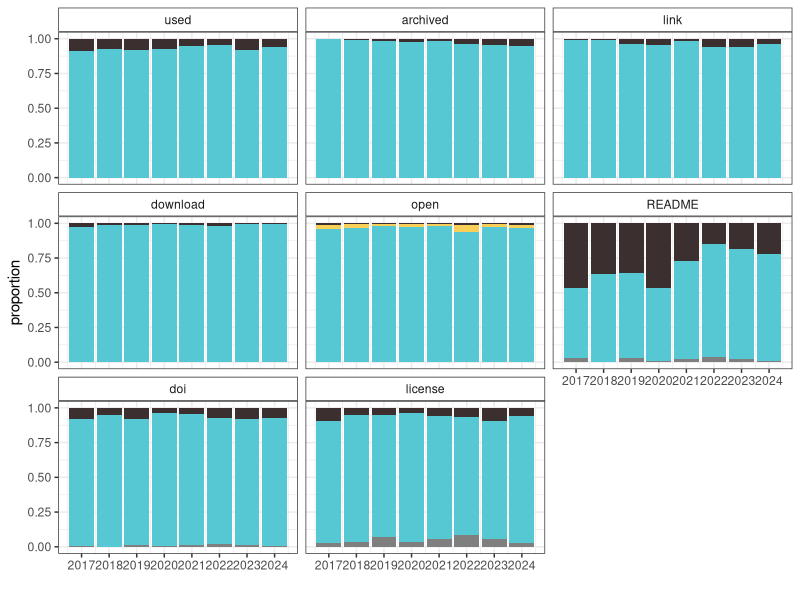
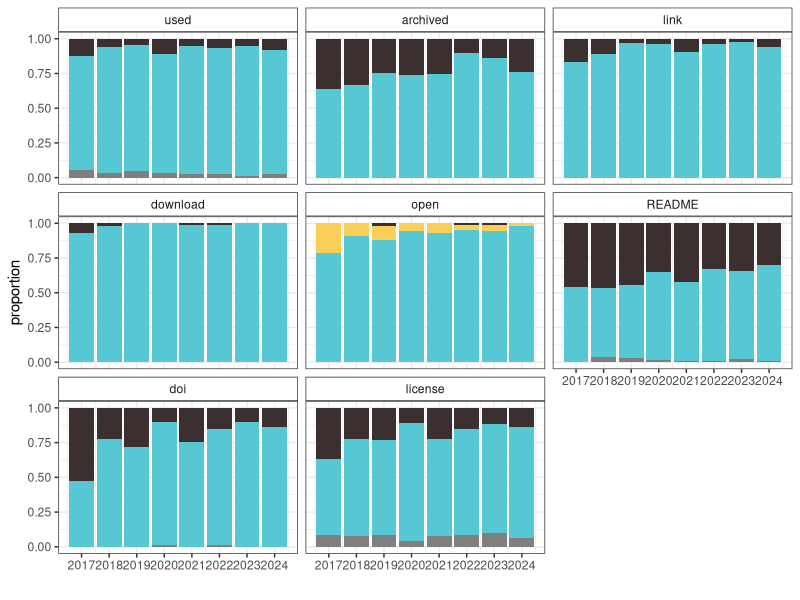
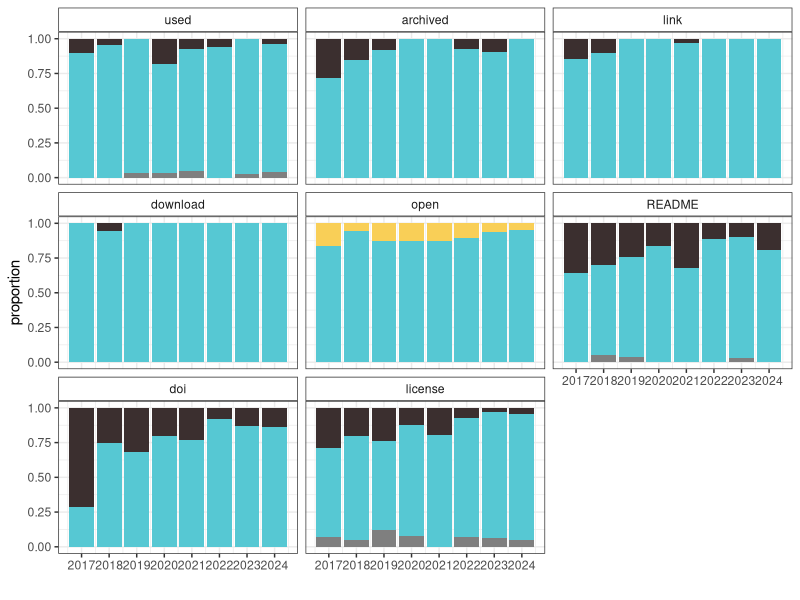
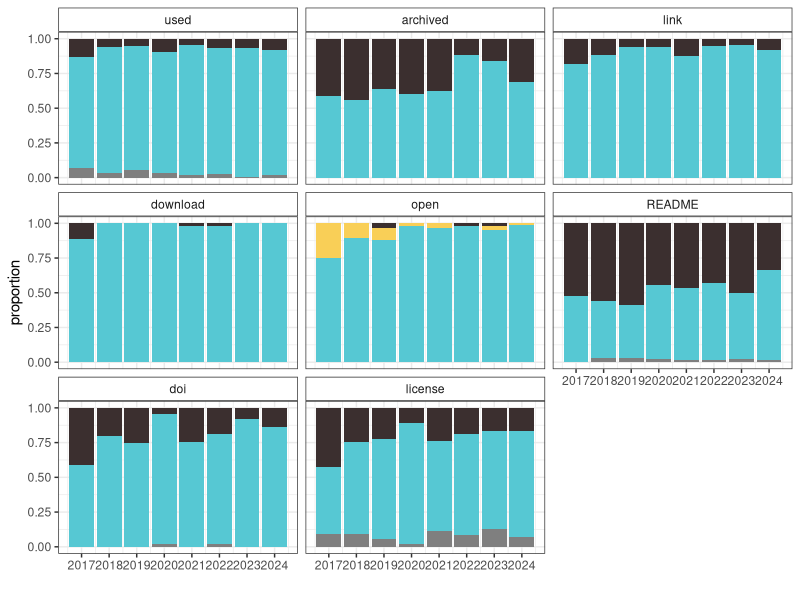

Write R code to recreate these figures, in order.
# Through time figures for the supplemental

# Load libraries
library(tidyverse)
library(patchwork)

# Build colour scheme for the journals
journal_cols <- c("#A2DACC", # ESE
                  "#EDC04E", # Functional Ecology
                  "#45B599", # J Applied Ecology
                  "#AC92ED", # J Animal Ecology
                  "#AECEF6", # J Ecology
                  "#e3626f", # MEE
                  "#DDAC93") # People and Nature

# Read in the data
papers <- read_csv("data/BES-data-code-hackathon-cleaned_2025-12-01.csv")

#--------------------------------------
# How have things changed through time?
#--------------------------------------
# DATA
#--------------------------------------
# Create a long dataframe for plotting
time_data <- 
  papers %>%
  # Select just variables of interest
  select(year_published, data_used, data_availability, data_link, data_download,
         data_open, data_doi, data_license, data_README) %>%
  # Recode as appropriate to clean options up a bit
  mutate(data_availability = case_when(data_availability == "No, but they are available on request" ~ "No",
                                       TRUE ~ as.character(data_availability))) %>%
  mutate(data_download = case_when(data_download == "No, because the data are embargoed" ~ "No",
                                   data_download == "Yes, but not all data" ~ "Yes",
                                   TRUE ~ as.character(data_download))) %>%
  mutate(data_open = case_when(data_open == "Needs specific software or too large" ~ "Maybe",
                               data_open == "Yes, but not all files" ~ "Yes",
                               TRUE ~ as.character(data_open))) %>%
  mutate(data_README = case_when(data_README == "Quasi-README" ~ "Yes",
                              TRUE ~ as.character(data_README))) %>%
  mutate(data_doi = case_when(data_doi == "Yes, but not for all data archived" ~ "Yes",
                              data_doi == "Yes, but DOI not found/incorrect" ~ "No",
                              TRUE ~ as.character(data_doi))) %>%
  mutate(data_license = case_when(data_license == "Yes, but not for all data archived" ~ "Yes",
                                  TRUE ~ as.character(data_license))) %>%
  # Reshape to make columns into rows 
  pivot_longer(c(data_used:data_README), names_to = "var") %>%
  # change the names so they look better on the plots
  mutate(var = case_when(var == "data_used" ~ "used",
                         var == "data_availability" ~ "archived",
                         var == "data_link" ~ "link",
                         var == "data_download" ~ "download",
                         var == "data_open" ~ "open",
                         var == "data_README" ~ "README",
                         var == "data_doi" ~ "doi",
                         var == "data_license" ~ "license")) %>%
  # Exclude NAs
  na.omit() %>%
  # Order levels of value
  mutate(value = factor(value, levels = c("No", "Maybe", "Yes"))) %>%
  # reorder the factors so the order is correct in the plot
  mutate(var = factor(var, levels = c("used", "archived", "link",
                                      "download", "open", "README",
                                      "doi", "license")))

# Plot
time_data_fig <- 
  ggplot(time_data, aes(x = year_published, fill = value)) + 
  geom_bar(position = "fill") + 
    scale_fill_manual(values = c("#3b2f2f", "#f9cf57","#56c8d3")) +
    theme_bw() +
    theme(legend.position = "none") +
    scale_x_continuous(breaks = c(2017:2024), labels = 2017:2024) +
    xlab("") +
    ylab("proportion") +
    facet_wrap(~var) +
    theme(strip.background = element_rect(fill = "white"))
  
# Save figure
ggsave(time_data_fig, file = "figures/supp-fig_data-through-time.jpg", width = 10, height = 5)

#--------------------------------------
# CODE
#--------------------------------------
# Create a long dataframe for plotting
time_code <- 
  papers %>%
  # Select just variables of interest
  select(year_published, code_used, code_availability, code_link, code_download,
         code_open, code_doi, code_license, code_README) %>%
  # Recode as appropriate to clean options up a bit
  mutate(code_open = case_when(code_open == "Maybe if I had the right software" ~ "Maybe",
                               TRUE ~ as.character(code_open))) %>%
  mutate(code_doi = case_when(code_doi == "Yes, same as data" ~ "Yes",
                              TRUE ~ as.character(code_doi))) %>%
  # Reshape to make columns into rows 
  pivot_longer(c(code_used:code_README), names_to = "var") %>%
  # change the names so they look better on the plots
  mutate(var = case_when(var == "code_used" ~ "used",
                         var == "code_availability" ~ "archived",
                         var == "code_link" ~ "link",
                         var == "code_download" ~ "download",
                         var == "code_open" ~ "open",
                         var == "code_README" ~ "README",
                         var == "code_doi" ~ "doi",
                         var == "code_license" ~ "license")) %>%
  # Exclude NAs
  na.omit() %>%
  # Order levels of value
  mutate(value = factor(value, levels = c("No", "Maybe", "Yes"))) %>%
  # reorder the factors so the order is correct in the plot
  mutate(var = factor(var, levels = c("used", "archived", "link",
                                      "download", "open", "README",
                                      "doi", "license")))

# Plot
time_code_fig <- 
  ggplot(time_code, aes(x = year_published, fill = value)) + 
  geom_bar(position = "fill") + 
  scale_fill_manual(values = c("#3b2f2f", "#f9cf57","#56c8d3")) +
  theme_bw() +
  theme(legend.position = "none") +
  scale_x_continuous(breaks = c(2017:2024), labels = 2017:2024) +
  xlab("") +
  ylab("proportion") +
  facet_wrap(~var) +
  theme(strip.background = element_rect(fill = "white"))

# Save figure
ggsave(time_code_fig, file = "figures/supp-fig_code-through-time.jpg", width = 10, height = 5)

#--------------------------------------
# CODE @ MEE only
#--------------------------------------
# Create a long dataframe for plotting
time_code_MEE <- 
  papers %>%
  filter(journal == "Methods in Ecology and Evolution") %>%
  # Select just variables of interest
  select(year_published, code_used, code_availability, code_link, code_download,
         code_open, code_doi, code_license, code_README) %>%
  # Recode as appropriate to clean options up a bit
  mutate(code_open = case_when(code_open == "Maybe if I had the right software" ~ "Maybe",
                               TRUE ~ as.character(code_open))) %>%
  mutate(code_doi = case_when(code_doi == "Yes, same as data" ~ "Yes",
                              TRUE ~ as.character(code_doi))) %>%
  # Reshape to make columns into rows 
  pivot_longer(c(code_used:code_README), names_to = "var") %>%
  # change the names so they look better on the plots
  mutate(var = case_when(var == "code_used" ~ "used",
                         var == "code_availability" ~ "archived",
                         var == "code_link" ~ "link",
                         var == "code_download" ~ "download",
                         var == "code_open" ~ "open",
                         var == "code_README" ~ "README",
                         var == "code_doi" ~ "doi",
                         var == "code_license" ~ "license")) %>%
  # Exclude NAs
  na.omit() %>%
  # Order levels of value
  mutate(value = factor(value, levels = c("No", "Maybe", "Yes"))) %>%
  # reorder the factors so the order is correct in the plot
  mutate(var = factor(var, levels = c("used", "archived", "link",
                                      "download", "open", "README",
                                      "doi", "license")))

# Plot
time_code_MEE_fig <- 
  ggplot(time_code_MEE, aes(x = year_published, fill = value)) + 
  geom_bar(position = "fill") + 
  scale_fill_manual(values = c("#3b2f2f", "#f9cf57","#56c8d3")) +
  theme_bw() +
  theme(legend.position = "none") +
  scale_x_continuous(breaks = c(2017:2024), labels = 2017:2024) +
  xlab("") +
  ylab("proportion") +
  facet_wrap(~var) +
  theme(strip.background = element_rect(fill = "white"))

# Save figure
ggsave(time_code_MEE_fig, file = "figures/supp-fig_code-through-time-MEE.jpg", width = 10, height = 5)


#--------------------------------------
# CODE excluding MEE
#--------------------------------------
# Create a long dataframe for plotting
time_code_noMEE <- 
  papers %>%
  filter(journal != "Methods in Ecology and Evolution") %>%
  # Select just variables of interest
  select(year_published, code_used, code_availability, code_link, code_download,
         code_open, code_doi, code_license, code_README) %>%
  # Recode as appropriate to clean options up a bit
  mutate(code_open = case_when(code_open == "Maybe if I had the right software" ~ "Maybe",
                               TRUE ~ as.character(code_open))) %>%
  mutate(code_doi = case_when(code_doi == "Yes, same as data" ~ "Yes",
                              TRUE ~ as.character(code_doi))) %>%
  # Reshape to make columns into rows 
  pivot_longer(c(code_used:code_README), names_to = "var") %>%
  # change the names so they look better on the plots
  mutate(var = case_when(var == "code_used" ~ "used",
                         var == "code_availability" ~ "archived",
                         var == "code_link" ~ "link",
                         var == "code_download" ~ "download",
                         var == "code_open" ~ "open",
                         var == "code_README" ~ "README",
                         var == "code_doi" ~ "doi",
                         var == "code_license" ~ "license")) %>%
  # Exclude NAs
  na.omit() %>%
  # Order levels of value
  mutate(value = factor(value, levels = c("No", "Maybe", "Yes"))) %>%
  # reorder the factors so the order is correct in the plot
  mutate(var = factor(var, levels = c("used", "archived", "link",
                                      "download", "open", "README",
                                      "doi", "license")))

# Plot
time_code_noMEE_fig <- 
  ggplot(time_code_noMEE, aes(x = year_published, fill = value)) + 
  geom_bar(position = "fill") + 
  scale_fill_manual(values = c("#3b2f2f", "#f9cf57","#56c8d3")) +
  theme_bw() +
  theme(legend.position = "none") +
  scale_x_continuous(breaks = c(2017:2024), labels = 2017:2024) +
  xlab("") +
  ylab("proportion") +
  facet_wrap(~var) +
  theme(strip.background = element_rect(fill = "white"))

# Save figure
ggsave(time_code_noMEE_fig, file = "figures/supp-fig_code-through-time-noMEE.jpg", width = 10, height = 5)
